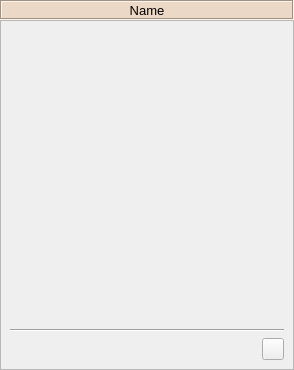
<?xml version="1.0" encoding="utf-8"?>
<!--
######################################################################################################################
# Copyright (C) 2017 - 2019 Spine project consortium
# This file is part of Spine Toolbox.
# Spine Toolbox is free software: you can redistribute it and/or modify it under the terms of the GNU Lesser General
# Public License as published by the Free Software Foundation, either version 3 of the License, or (at your option)
# any later version. This program is distributed in the hope that it will be useful, but WITHOUT ANY WARRANTY;
# without even the implied warranty of MERCHANTABILITY or FITNESS FOR A PARTICULAR PURPOSE. See the GNU Lesser General
# Public License for more details. You should have received a copy of the GNU Lesser General Public License along with
# this program. If not, see <http://www.gnu.org/licenses/>.
######################################################################################################################
-->
<ui version="4.0">
 <class>Form</class>
 <widget class="QWidget" name="Form">
  <property name="geometry">
   <rect>
    <x>0</x>
    <y>0</y>
    <width>294</width>
    <height>370</height>
   </rect>
  </property>
  <property name="windowTitle">
   <string>Form</string>
  </property>
  <layout class="QVBoxLayout" name="verticalLayout">
   <property name="spacing">
    <number>0</number>
   </property>
   <property name="leftMargin">
    <number>0</number>
   </property>
   <property name="topMargin">
    <number>0</number>
   </property>
   <property name="rightMargin">
    <number>0</number>
   </property>
   <property name="bottomMargin">
    <number>0</number>
   </property>
   <item>
    <widget class="QLabel" name="item_name_label">
     <property name="sizePolicy">
      <sizepolicy hsizetype="Preferred" vsizetype="Fixed">
       <horstretch>0</horstretch>
       <verstretch>0</verstretch>
      </sizepolicy>
     </property>
     <property name="minimumSize">
      <size>
       <width>0</width>
       <height>20</height>
      </size>
     </property>
     <property name="maximumSize">
      <size>
       <width>16777215</width>
       <height>20</height>
      </size>
     </property>
     <property name="font">
      <font>
       <pointsize>10</pointsize>
       <weight>50</weight>
       <bold>false</bold>
      </font>
     </property>
     <property name="styleSheet">
      <string notr="true">background-color: #ecd8c6;</string>
     </property>
     <property name="frameShape">
      <enum>QFrame::Box</enum>
     </property>
     <property name="frameShadow">
      <enum>QFrame::Sunken</enum>
     </property>
     <property name="text">
      <string>Name</string>
     </property>
     <property name="alignment">
      <set>Qt::AlignCenter</set>
     </property>
     <property name="wordWrap">
      <bool>true</bool>
     </property>
    </widget>
   </item>
   <item>
    <widget class="QScrollArea" name="scrollArea_6">
     <property name="widgetResizable">
      <bool>true</bool>
     </property>
     <widget class="QWidget" name="scrollAreaWidgetContents_5">
      <property name="geometry">
       <rect>
        <x>0</x>
        <y>0</y>
        <width>292</width>
        <height>348</height>
       </rect>
      </property>
      <layout class="QVBoxLayout" name="verticalLayout_21">
       <item>
        <layout class="QVBoxLayout" name="databases_list_layout"/>
       </item>
       <item>
        <spacer name="verticalSpacer">
         <property name="orientation">
          <enum>Qt::Vertical</enum>
         </property>
         <property name="sizeHint" stdset="0">
          <size>
           <width>20</width>
           <height>40</height>
          </size>
         </property>
        </spacer>
       </item>
       <item>
        <widget class="Line" name="line_6">
         <property name="orientation">
          <enum>Qt::Horizontal</enum>
         </property>
        </widget>
       </item>
       <item>
        <layout class="QHBoxLayout" name="horizontalLayout_13">
         <item>
          <spacer name="horizontalSpacer_17">
           <property name="orientation">
            <enum>Qt::Horizontal</enum>
           </property>
           <property name="sizeHint" stdset="0">
            <size>
             <width>40</width>
             <height>20</height>
            </size>
           </property>
          </spacer>
         </item>
         <item>
          <widget class="QToolButton" name="open_directory_button">
           <property name="sizePolicy">
            <sizepolicy hsizetype="Fixed" vsizetype="Fixed">
             <horstretch>0</horstretch>
             <verstretch>0</verstretch>
            </sizepolicy>
           </property>
           <property name="minimumSize">
            <size>
             <width>22</width>
             <height>22</height>
            </size>
           </property>
           <property name="maximumSize">
            <size>
             <width>22</width>
             <height>22</height>
            </size>
           </property>
           <property name="toolTip">
            <string>&lt;html&gt;&lt;head/&gt;&lt;body&gt;&lt;p&gt;Open this Data Connection's project directory in file browser&lt;/p&gt;&lt;/body&gt;&lt;/html&gt;</string>
           </property>
           <property name="icon">
            <iconset>
             <normaloff>:/icons/menu_icons/folder-open-solid.svg</normaloff>:/icons/menu_icons/folder-open-solid.svg</iconset>
           </property>
          </widget>
         </item>
        </layout>
       </item>
      </layout>
     </widget>
    </widget>
   </item>
  </layout>
 </widget>
 <resources>
  <include location="../../../ui/resources/resources_icons.qrc"/>
 </resources>
 <connections/>
</ui>
